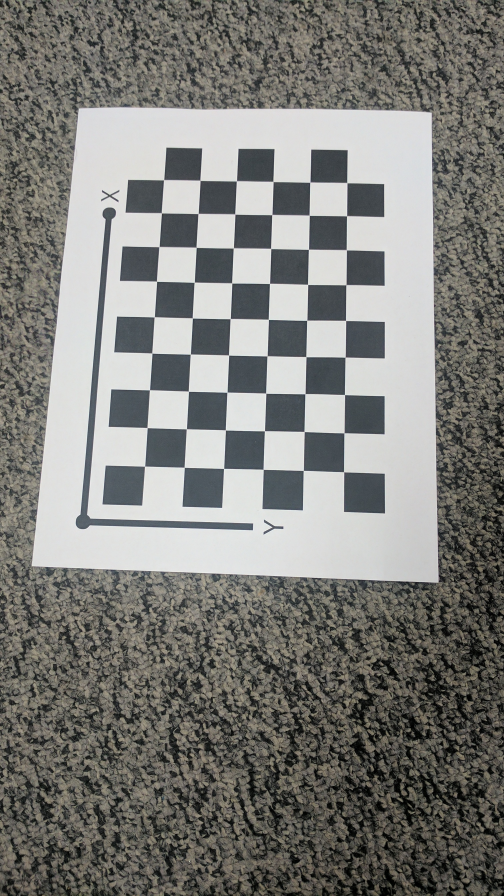
#> input picture data/IMG_20170209_042606.jpg, 1512 x 2688 px (shown at 1/3 size); its folder holds only this picture in this run
$ python main.py
#> lines starting #> are read from the running program, lines starting #| are printed output that depends on the picture
### utils.py
import numpy as np
import cv2
import os

def loadImages(folder_name):
    files = os.listdir(folder_name)
    print("Loading images from ", folder_name)
    images = []
    for f in files:
        # print(f)
        image_path = folder_name + "/" + f
        image = cv2.imread(image_path)
        if image is not None:
            images.append(image)
        else:
            print("Error in loading image ", image)

    return images

# termination criteria
criteria = (cv2.TERM_CRITERIA_EPS + cv2.TERM_CRITERIA_MAX_ITER, 30, 0.001)

def getImagesPoints(imgs, h, w):
    images = imgs.copy()
    all_corners = []
    for image in images:
        gray = cv2.cvtColor(image, cv2.COLOR_BGR2GRAY)
        #Find the chess board corners
        ret, corners = cv2.findChessboardCorners(gray, (w, h), None)
        if ret == True:
            corners2 = cv2.cornerSubPix(gray, corners, (11,11), (-1,-1), criteria)
            corners2 = corners2.reshape(-1,2)
            # corners2 = np.hstack((corners2.reshape(-1,2), np.ones((corners2.shape[0], 1))))
            all_corners.append(corners2)
    return all_corners

def getWorldPoints(square_side, h, w):
    # h, w = [6, 9]
    Yi, Xi = np.indices((h, w))
    offset = 0
    lin_homg_pts = np.stack(((Xi.ravel() + offset) * square_side, (Yi.ravel() + offset) * square_side)).T
    return lin_homg_pts

# [10 lines left out: function displayCorners, not called in this run]

    # cv2.destroyAllWindows()

def getH(set1, set2):
    nrows = set1.shape[0]
    if (nrows < 4):
        print("Need atleast four points to compute SVD.")
        return 0

    x = set1[:, 0]
    y = set1[:, 1]
    xp = set2[:, 0]
    yp = set2[:,1]
    A = []
    for i in range(nrows):
        row1 = np.array([x[i], y[i], 1, 0, 0, 0, -x[i]*xp[i], -y[i]*xp[i], -xp[i]])
        A.append(row1)
        row2 = np.array([0, 0, 0, x[i], y[i], 1, -x[i]*yp[i], -y[i]*yp[i], -yp[i]])
        A.append(row2)

    A = np.array(A)
    U, E, V = np.linalg.svd(A, full_matrices=True)
    H = V[-1, :].reshape((3, 3))
    H = H / H[2,2]
    return H

def getAllH(all_corners, square_side, h, w):
    set1 = getWorldPoints(square_side, h, w)
    all_H = []
    for corners in all_corners:
        set2 = corners
        H = getH(set1, set2)
        # H, _ = cv2.findHomography(set1, set2, cv2.RANSAC, 5.0)
        all_H.append(H)
    return all_H
def extractParamFromA(init_A, init_kc):
    alpha = init_A[0,0]
    gamma = init_A[0,1]
    beta = init_A[1,1]
    u0 = init_A[0,2]
    v0 = init_A[1,2]
    k1 = init_kc[0]
    k2 = init_kc[1]
    k1 = k1.squeeze(0)
    k2 = k2.squeeze(0)

    x0 = np.array([alpha, gamma, beta, u0, v0, k1, k2])
    return x0

def arrangeB(b):
    B = np.zeros((3,3))
    B[0,0] = b[0]
    B[0,1] = b[1]
    B[0,2] = b[3]
    B[1,0] = b[1]
    B[1,1] = b[2]
    B[1,2] = b[4]
    B[2,0] = b[3]
    B[2,1] = b[4]
    B[2,2] = b[5]
    return B
def getVij(hi, hj):
    Vij = np.array([ hi[0]*hj[0], hi[0]*hj[1] + hi[1]*hj[0], hi[1]*hj[1], hi[2]*hj[0] + hi[0]*hj[2], hi[2]*hj[1] + hi[1]*hj[2], hi[2]*hj[2] ])
    return Vij.T
def getV(all_H):
    v = []
    for H in all_H:
        h1 = H[:,0]
        h2 = H[:,1]

        v12 = getVij(h1, h2)
        v11 = getVij(h1, h1)
        v22 = getVij(h2, h2)
        v.append(v12.T)
        v.append((v11 - v22).T)
    return np.array(v)

def getB(all_H):
    v = getV(all_H)
    # vb = 0
    U, sigma, V = np.linalg.svd(v)
    b = V[-1, :]
    print("B matrix is ", b)
    B = arrangeB(b)
    return B
def getA(B):
    v0 = (B[0,1] * B[0,2] - B[0,0] * B[1,2])/(B[0,0] * B[1,1] - B[0,1]**2)
    lamb = B[2,2] - (B[0,2]**2 + v0 * (B[0,1] * B[0,2] - B[0,0] * B[1,2]))/B[0,0]
    alpha = np.sqrt(lamb/B[0,0])
    beta = np.sqrt(lamb * (B[0,0]/(B[0,0] * B[1,1] - B[0,1]**2)))
    gamma = -(B[0,1] * alpha**2 * beta) / lamb
    u0 = (gamma * v0 / beta) - (B[0,2] * alpha**2 / lamb)

    A = np.array([[alpha, gamma, u0], [0, beta, v0], [0, 0, 1]])
    return A
def getRotationAndTrans(A, all_H):
    all_RT = []
    for H in all_H:
        h1 = H[:, 0]
        h2 = H[:, 1]
        h3 = H[:, 2]
        lamb = np.linalg.norm(np.dot(np.linalg.inv(A), h1), 2)

        r1 = np.dot(np.linalg.inv(A), h1) / lamb
        r2 = np.dot(np.linalg.inv(A), h2) / lamb
        r3 = np.cross(r1, r2)
        t = np.dot(np.linalg.inv(A), h3) / lamb
        RT = np.vstack((r1, r2, r3, t)).T
        all_RT.append(RT)

    return all_RT
# [118 lines left out: functions retrieveA, reprojectPointsAndGetError, lossFunc, not called in this run]

### main.py
import numpy as np
import cv2
import scipy
import math
import matplotlib.pyplot as plt
from utils import (loadImages, getImagesPoints, getWorldPoints, displayCorners, getAllH,
                   getB, getA, getRotationAndTrans, extractParamFromA, lossFunc, retrieveA,
                   reprojectPointsAndGetError)

def main():
    square_side = 12.5
    folder_name = "./data"
    save_folder = "./output"
    images = loadImages(folder_name)
#> in loadImages, image is the input picture: shape (2688, 1512, 3); mean B, G, R 121.3, 125.2, 125.3
#> images = 1 item
    h, w = [6,9]
    all_image_corners = getImagesPoints(images, h, w)
#> the loop in getImagesPoints, `for image in images:` made 1 pass
#> ret on pass 1: True
#> after the loop in getImagesPoints, `for image in images:`: all_corners = 1 point arrays, longest 54 points
#> all_image_corners = 1 point arrays, longest 54 points
    world_corners = getWorldPoints(square_side, h, w)

    # displayCorners(images, all_image_corners, h, w)

    print("Calculating H for %d images", len(images))
#| Calculating H for %d images 1
    all_H_init = getAllH(all_image_corners, square_side, h, w)
#> the loop in getAllH, `for corners in all_corners:` made 1 pass
#> nrows in getH on pass 1: 54
#> pass 1, in getH, `U, E, V = np.linalg.svd(A, full_matrices=True)`:
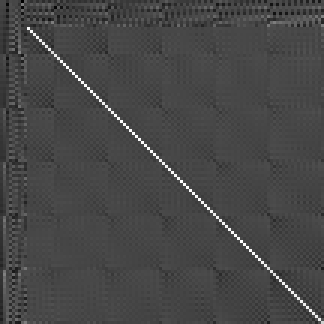
#> U: shape (108, 108) float64 (shown 3 times larger); min -0.378, max 0.977, mean -0.00145; drawn with min black and max white
#> after the loop in getAllH, `for corners in all_corners:`: all_H = [[[1, 9.39, 434.1], [-8.12, 0.0391, 1399.5], [0.000871, -0.000162, 1]]]
#> all_H_init has the same summary as all_H in getAllH
    print("Calculating B")
    B_init = getB(all_H_init)
#> the loop in getV, `for H in all_H:` made 1 pass
#> (h1, h2, v12, v11, v22) on pass 1: ([1, -8.12, 0.000871], [9.39, 0.0391, -0.000162], [9.42, -76.26, -0.317, 0.00802, 0.00135, -1.41e-07], [1.01, -16.29, 65.95, 0.00175, -0.0141, 7.58e-07], [88.26, 0.734, 0.00153, -0.00305, -1.27e-05, 2.63e-08])
#> after the loop in getV, `for H in all_H:`: v = [[9.42, -76.26, -0.317, 0.00802, 0.00135, -1.41e-07], [-87.26, -17.02, 65.95, 0.00479, -0.0141, 7.32e-07]]
#> in getB, `U, sigma, V = np.linalg.svd(v)`: U = [[0.0711, 0.997], [0.997, -0.0711]]; sigma = [110.8, 76.62]; V = [[-0.779, -0.202, 0.593, 4.83e-05, -0.000126, 6.5e-09], [0.204, -0.977, -0.0654, 9.99e-05, 3.07e-05, -2.52e-09], [0.593, 0.0699, 0.802, 1.83e-05, 4.76e-05, -2.75e-09], [6.4e-06, 0.000106, -3.68e-05, 1, 7.3e-09, -3.46e-13], [-0.000133, 1.13e-06, 3.88e-05, -5.15e-09, 1, 5.67e-13], [7.21e-09, -9.53e-10, -1.81e-09, 3.34e-13, 4.62e-13, 1]]
#> in getB, `b = V[-1, :]`: b = [7.21e-09, -9.53e-10, -1.81e-09, 3.34e-13, 4.62e-13, 1]
#| B matrix is  [ 7.20610758e-09 -9.52858709e-10 -1.80965993e-09  3.34313212e-13
#|   4.62009228e-13  1.00000000e+00]
#> in getB, `B = arrangeB(b)`: B = [[7.21e-09, -9.53e-10, 3.34e-13], [-9.53e-10, -1.81e-09, 4.62e-13], [3.34e-13, 4.62e-13, 1]]
#> B_init has the same summary as B in getB
    print("Estimated B = ", B_init)
#| Estimated B =  [[ 7.20610758e-09 -9.52858709e-10  3.34313212e-13]
#|  [-9.52858709e-10 -1.80965993e-09  4.62009228e-13]
#|  [ 3.34313212e-13  4.62009228e-13  1.00000000e+00]]
    print("Calculating A")
    A_init = getA(B_init)
#> in getA, `v0 = (B[0,1] * B[0,2] - B[0,0] * B[1,2])/(B[0,0] * B[1,1] - B[0,1]**2)`: v0 = 0.000262
#> in getA, `lamb = B[2,2] - (B[0,2]**2 + v0 * (B[0,1] * B[0,2] - B[0,0] * B[1,2]))..`: lamb = 1
#> in getA, `alpha = np.sqrt(lamb/B[0,0])`: alpha = 11780.1
#> in getA, `beta = np.sqrt(lamb * (B[0,0]/(B[0,0] * B[1,1] - B[0,1]**2)))`: beta = nan
#> in getA, `A = np.array([[alpha, gamma, u0], [0, beta, v0], [0, 0, 1]])`: A = [[11780.1, nan, nan], [0, nan, 0.000262], [0, 0, 1]]
#> A_init has the same summary as A in getA
    print("Initialized A = ",A_init)
#| Initialized A =  [[1.17801177e+04            nan            nan]
#|  [0.00000000e+00            nan 2.61521309e-04]
#|  [0.00000000e+00 0.00000000e+00 1.00000000e+00]]
    print("Calculating rotation and translation")
    all_RT_init = getRotationAndTrans(A_init, all_H_init)
#> the loop in getRotationAndTrans, `for H in all_H:` made 1 pass
#> (h1, h2, h3, lamb, r1, r2, r3, t) on pass 1: ([1, -8.12, 0.000871], [9.39, 0.0391, -0.000162], [434.1, 1399.5, 1], nan, [nan, nan, nan], [nan, nan, nan], [nan, nan, nan], [nan, nan, nan])
#> after the loop in getRotationAndTrans, `for H in all_H:`: all_RT = [[[nan, nan, nan, nan], [nan, nan, nan, nan], [nan, nan, nan, nan]]]
#> all_RT_init has the same summary as all_RT in getRotationAndTrans
    print("Init Kc")
    kc_init = np.array([0,0]).reshape(2,1)
    print("Initialized kc = ", kc_init)

    print("Optimizing ...")
    x0 = extractParamFromA(A_init, kc_init)
#> in extractParamFromA, `alpha = init_A[0,0]`: alpha = 11780.1
#> in extractParamFromA, `gamma = init_A[0,1]`: gamma = nan
#> in extractParamFromA, `v0 = init_A[1,2]`: v0 = 0.000262
#> in extractParamFromA, `x0 = np.array([alpha, gamma, beta, u0, v0, k1, k2])`: x0 = [11780.1, nan, nan, nan, 0.000262, 0, 0]
#> x0 = [11780.1, nan, nan, nan, 0.000262, 0, 0]

#> (the run stopped early here; a loop or call above may not have finished)

$ run again, on data/IMG_20170209_042614.jpg
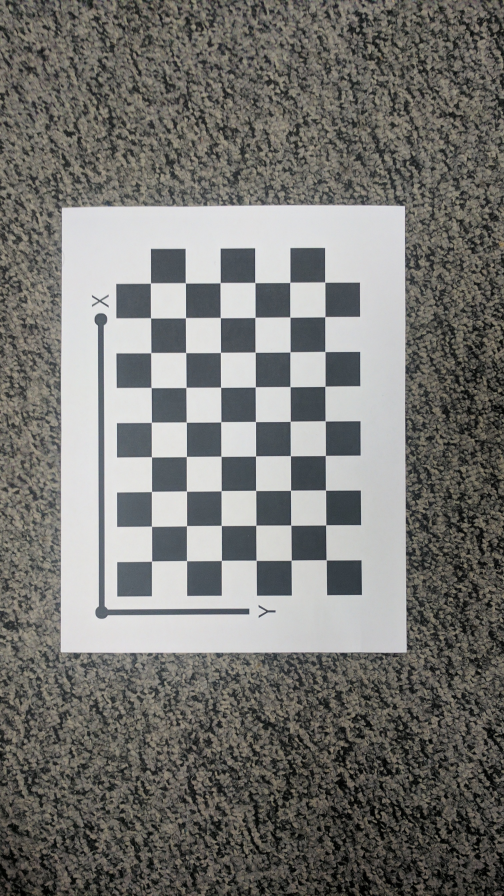
#> input picture data/IMG_20170209_042614.jpg, 1512 x 2688 px (shown at 1/3 size)
#> in loadImages, image is the input picture: shape (2688, 1512, 3); mean B, G, R 114, 117.7, 118.3
#> in main, `images = loadImages(folder_name)`: images = 1 item
#> the loop in getImagesPoints, `for image in images:` made 1 pass
#> ret on pass 1: True
#> after the loop in getImagesPoints, `for image in images:`: all_corners = 1 point arrays, longest 54 points
#| Calculating H for %d images 1
#> the loop in getAllH, `for corners in all_corners:` made 1 pass
#> nrows in getH on pass 1: 54
#> pass 1, in getH, `U, E, V = np.linalg.svd(A, full_matrices=True)`:
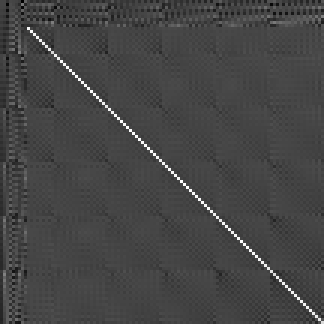
#> U: shape (108, 108) float64 (shown 3 times larger); min -0.367, max 0.977, mean -0.00126; drawn with min black and max white
#> after the loop in getAllH, `for corners in all_corners:`: all_H = [[[-0.0444, 8.34, 456.6], [-8.33, -0.058, 1683.3], [-9.59e-06, -3.24e-07, 1]]]
#> all_H_init has the same summary as all_H in getAllH
#> the loop in getV, `for H in all_H:` made 1 pass
#> (h1, h2, v12, v11, v22) on pass 1: ([-0.0444, -8.33, -9.59e-06], [8.34, -0.058, -3.24e-07], [-0.37, -69.51, 0.484, -8e-05, 3.25e-06, 3.11e-12], [0.00197, 0.739, 69.41, 8.51e-07, 0.00016, 9.19e-11], [69.63, -0.969, 0.00337, -5.41e-06, 3.76e-08, 1.05e-13])
#> after the loop in getV, `for H in all_H:`: v = [[-0.37, -69.51, 0.484, -8e-05, 3.25e-06, 3.11e-12], [-69.63, 1.71, 69.4, 6.26e-06, 0.00016, 9.18e-11]]
#> in getB, `U, sigma, V = np.linalg.svd(v)`: U = [[-0.0123, 1], [1, 0.0123]]; sigma = [98.33, 69.51]; V = [[-0.708, 0.026, 0.706, 7.36e-08, 1.62e-06, 9.34e-13], [-0.0176, -1, 0.0192, -1.15e-06, 7.5e-08, 6.09e-14], [0.706, 0.00117, 0.708, 4.54e-07, -6.84e-07, -4.01e-13], [-2.89e-07, -1.15e-06, -3.52e-07, 1, -7.9e-13, -4.43e-19], [1.63e-06, 3.35e-08, -6.63e-07, 1.07e-12, 1, -9.12e-19], [9.45e-13, 3.7e-14, -3.76e-13, 6.26e-19, -8.83e-19, 1]]
#> b = [9.45e-13, 3.7e-14, -3.76e-13, 6.26e-19, -8.83e-19, 1]
#| B matrix is  [ 9.45040668e-13  3.70266058e-14 -3.76055033e-13  6.26178596e-19
#|  -8.83143703e-19  1.00000000e+00]
#> B = [[9.45e-13, 3.7e-14, 6.26e-19], [3.7e-14, -3.76e-13, -8.83e-19], [6.26e-19, -8.83e-19, 1]]
#> B_init has the same summary as B in getB
#| Estimated B =  [[ 9.45040668e-13  3.70266058e-14  6.26178596e-19]
#|  [ 3.70266058e-14 -3.76055033e-13 -8.83143703e-19]
#|  [ 6.26178596e-19 -8.83143703e-19  1.00000000e+00]]
#> in getA, `v0 = (B[0,1] * B[0,2] - B[0,0] * B[1,2])/(B[0,0] * B[1,1] - B[0,1]**2)`: v0 = -2.4e-06
#> in getA, `lamb = B[2,2] - (B[0,2]**2 + v0 * (B[0,1] * B[0,2] - B[0,0] * B[1,2]))..`: lamb = 1
#> in getA, `alpha = np.sqrt(lamb/B[0,0])`: alpha = 1028666.9
#> in getA, `beta = np.sqrt(lamb * (B[0,0]/(B[0,0] * B[1,1] - B[0,1]**2)))`: beta = nan
#> A = [[1028666.9, nan, nan], [0, nan, -2.4e-06], [0, 0, 1]]
#> A_init has the same summary as A in getA
#| Initialized A =  [[ 1.02866687e+06             nan             nan]
#|  [ 0.00000000e+00             nan -2.40440673e-06]
#|  [ 0.00000000e+00  0.00000000e+00  1.00000000e+00]]
#> the loop in getRotationAndTrans, `for H in all_H:` made 1 pass
#> (h1, h2, h3, lamb, r1, r2, r3, t) on pass 1: ([-0.0444, -8.33, -9.59e-06], [8.34, -0.058, -3.24e-07], [456.6, 1683.3, 1], nan, [nan, nan, nan], [nan, nan, nan], [nan, nan, nan], [nan, nan, nan])
#> after the loop in getRotationAndTrans, `for H in all_H:`: all_RT = [[[nan, nan, nan, nan], [nan, nan, nan, nan], [nan, nan, nan, nan]]]
#> all_RT_init has the same summary as all_RT in getRotationAndTrans
#> in extractParamFromA, `alpha = init_A[0,0]`: alpha = 1028666.9
#> in extractParamFromA, `gamma = init_A[0,1]`: gamma = nan
#> in extractParamFromA, `v0 = init_A[1,2]`: v0 = -2.4e-06
#> in extractParamFromA, `x0 = np.array([alpha, gamma, beta, u0, v0, k1, k2])`: x0 = [1028666.9, nan, nan, nan, -2.4e-06, 0, 0]

$ run again, on data/IMG_20170209_042616.jpg
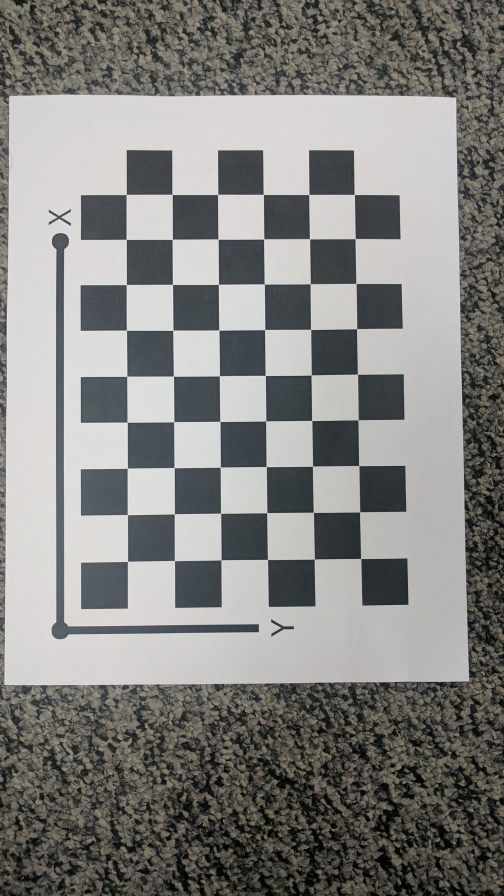
#> input picture data/IMG_20170209_042616.jpg, 1512 x 2688 px (shown at 1/3 size)
#> in loadImages, image is the input picture: shape (2688, 1512, 3); mean B, G, R 128.3, 130.7, 131
#> in main, `images = loadImages(folder_name)`: images = 1 item
#> the loop in getImagesPoints, `for image in images:` made 1 pass
#> ret on pass 1: True
#> after the loop in getImagesPoints, `for image in images:`: all_corners = 1 point arrays, longest 54 points
#| Calculating H for %d images 1
#> the loop in getAllH, `for corners in all_corners:` made 1 pass
#> nrows in getH on pass 1: 54
#> pass 1, in getH, `U, E, V = np.linalg.svd(A, full_matrices=True)`:
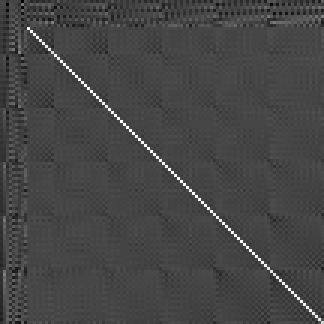
#> U: shape (108, 108) float64 (shown 3 times larger); min -0.371, max 0.979, mean -0.00142; drawn with min black and max white
#> after the loop in getAllH, `for corners in all_corners:`: all_H = [[[0.0258, 11.28, 383.9], [-10.88, 0.04, 1684.5], [0.000196, 0.000109, 1]]]
#> all_H_init has the same summary as all_H in getAllH
#> the loop in getV, `for H in all_H:` made 1 pass
#> (h1, h2, v12, v11, v22) on pass 1: ([0.0258, -10.88, 0.000196], [11.28, 0.04, 0.000109], [0.291, -122.8, -0.436, 0.00221, -0.00118, 2.13e-08], [0.000663, -0.561, 118.5, 1.01e-05, -0.00427, 3.84e-08], [127.3, 0.903, 0.0016, 0.00245, 8.7e-06, 1.18e-08])
#> after the loop in getV, `for H in all_H:`: v = [[0.291, -122.8, -0.436, 0.00221, -0.00118, 2.13e-08], [-127.3, -1.46, 118.5, -0.00244, -0.00427, 2.66e-08]]
#> in getB, `U, sigma, V = np.linalg.svd(v)`: U = [[0.00601, 1], [1, -0.00601]]; sigma = [173.9, 122.8]; V = [[-0.732, -0.0127, 0.681, -1.4e-05, -2.46e-05, 1.54e-10], [0.0086, -1, -0.00935, 1.81e-05, -9.36e-06, 1.72e-10], [0.681, -0.000986, 0.732, 1.26e-05, 5.83e-06, 8.77e-12], [-1.9e-05, 1.8e-05, 4.4e-07, 1, 1.64e-10, -3.13e-15], [-2.19e-05, -9.66e-06, 1.24e-05, -4.12e-10, 1, 1.28e-15], [1.05e-10, 1.74e-10, -1.09e-10, 2.04e-15, 4.07e-15, 1]]
#> b = [1.05e-10, 1.74e-10, -1.09e-10, 2.04e-15, 4.07e-15, 1]
#| B matrix is  [ 1.05034518e-10  1.74083502e-10 -1.09461683e-10  2.04264893e-15
#|   4.06614544e-15  1.00000000e+00]
#> B = [[1.05e-10, 1.74e-10, 2.04e-15], [1.74e-10, -1.09e-10, 4.07e-15], [2.04e-15, 4.07e-15, 1]]
#> B_init has the same summary as B in getB
#| Estimated B =  [[ 1.05034518e-10  1.74083502e-10  2.04264893e-15]
#|  [ 1.74083502e-10 -1.09461683e-10  4.06614544e-15]
#|  [ 2.04264893e-15  4.06614544e-15  1.00000000e+00]]
#> in getA, `v0 = (B[0,1] * B[0,2] - B[0,0] * B[1,2])/(B[0,0] * B[1,1] - B[0,1]**2)`: v0 = 1.71e-06
#> in getA, `lamb = B[2,2] - (B[0,2]**2 + v0 * (B[0,1] * B[0,2] - B[0,0] * B[1,2]))..`: lamb = 1
#> in getA, `alpha = np.sqrt(lamb/B[0,0])`: alpha = 97574
#> in getA, `beta = np.sqrt(lamb * (B[0,0]/(B[0,0] * B[1,1] - B[0,1]**2)))`: beta = nan
#> A = [[97574, nan, nan], [0, nan, 1.71e-06], [0, 0, 1]]
#| Initialized A =  [[9.75739702e+04            nan            nan]
#|  [0.00000000e+00            nan 1.71029133e-06]
#|  [0.00000000e+00 0.00000000e+00 1.00000000e+00]]
#> the loop in getRotationAndTrans, `for H in all_H:` made 1 pass
#> (h1, h2, h3, lamb, r1, r2, r3, t) on pass 1: ([0.0258, -10.88, 0.000196], [11.28, 0.04, 0.000109], [383.9, 1684.5, 1], nan, [nan, nan, nan], [nan, nan, nan], [nan, nan, nan], [nan, nan, nan])
#> after the loop in getRotationAndTrans, `for H in all_H:`: all_RT = [[[nan, nan, nan, nan], [nan, nan, nan, nan], [nan, nan, nan, nan]]]
#> all_RT_init has the same summary as all_RT in getRotationAndTrans
#> in extractParamFromA, `alpha = init_A[0,0]`: alpha = 97574
#> in extractParamFromA, `gamma = init_A[0,1]`: gamma = nan
#> in extractParamFromA, `v0 = init_A[1,2]`: v0 = 1.71e-06
#> in extractParamFromA, `x0 = np.array([alpha, gamma, beta, u0, v0, k1, k2])`: x0 = [97574, nan, nan, nan, 1.71e-06, 0, 0]

$ run again, on data/IMG_20170209_042619.jpg
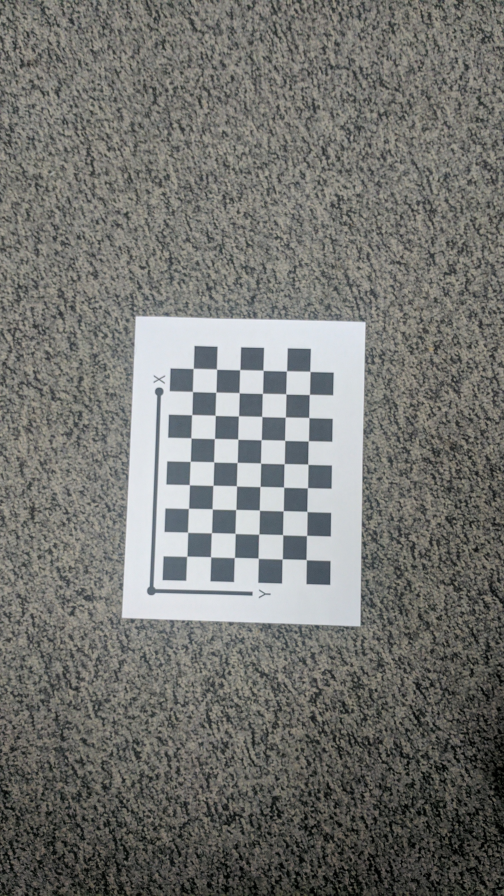
#> input picture data/IMG_20170209_042619.jpg, 1512 x 2688 px (shown at 1/3 size)
#> in loadImages, image is the input picture: shape (2688, 1512, 3); mean B, G, R 112.9, 116.6, 116.1
#> in main, `images = loadImages(folder_name)`: images = 1 item
#> the loop in getImagesPoints, `for image in images:` made 1 pass
#> ret on pass 1: True
#> after the loop in getImagesPoints, `for image in images:`: all_corners = 1 point arrays, longest 54 points
#| Calculating H for %d images 1
#> the loop in getAllH, `for corners in all_corners:` made 1 pass
#> nrows in getH on pass 1: 54
#> pass 1, in getH, `U, E, V = np.linalg.svd(A, full_matrices=True)`:
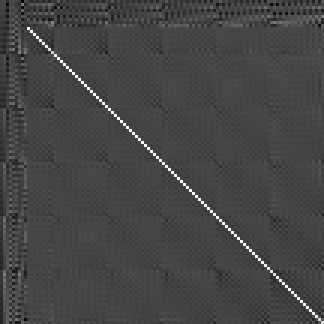
#> U: shape (108, 108) float64 (shown 3 times larger); min -0.367, max 0.978, mean -0.00115; drawn with min black and max white
#> after the loop in getAllH, `for corners in all_corners:`: all_H = [[[0.339, 5.67, 561.6], [-5.34, 0.0813, 1669], [0.000247, -4.85e-05, 1]]]
#> all_H_init has the same summary as all_H in getAllH
#> the loop in getV, `for H in all_H:` made 1 pass
#> (h1, h2, v12, v11, v22) on pass 1: ([0.339, -5.34, 0.000247], [5.67, 0.0813, -4.85e-05], [1.92, -30.29, -0.435, 0.00138, 0.000279, -1.2e-08], [0.115, -3.62, 28.56, 0.000167, -0.00264, 6.09e-08], [32.18, 0.923, 0.00662, -0.00055, -7.89e-06, 2.35e-09])
#> after the loop in getV, `for H in all_H:`: v = [[1.92, -30.29, -0.435, 0.00138, 0.000279, -1.2e-08], [-32.07, -4.55, 28.55, 0.000717, -0.00263, 5.86e-08]]
#> in getB, `U, sigma, V = np.linalg.svd(v)`: U = [[0.067, 0.998], [0.998, -0.067]]; sigma = [43.23, 30.28]; V = [[-0.737, -0.152, 0.658, 1.87e-05, -6.03e-05, 1.33e-09], [0.134, -0.988, -0.0775, 4.4e-05, 1.5e-05, -5.24e-10], [0.662, 0.0313, 0.749, 1.11e-05, 2.61e-05, -6.54e-10], [4.94e-07, 4.6e-05, -1.72e-05, 1, 1.46e-09, -2.93e-14], [-6.38e-05, 4.86e-06, 2.13e-05, -1.28e-09, 1, 5.81e-14], [1.49e-09, -2.94e-10, -4.29e-10, 3.47e-14, 4.73e-14, 1]]
#> b = [1.49e-09, -2.94e-10, -4.29e-10, 3.47e-14, 4.73e-14, 1]
#| B matrix is  [ 1.48656383e-09 -2.94493960e-10 -4.28753262e-10  3.46603764e-14
#|   4.72838195e-14  1.00000000e+00]
#> B = [[1.49e-09, -2.94e-10, 3.47e-14], [-2.94e-10, -4.29e-10, 4.73e-14], [3.47e-14, 4.73e-14, 1]]
#> B_init has the same summary as B in getB
#| Estimated B =  [[ 1.48656383e-09 -2.94493960e-10  3.46603764e-14]
#|  [-2.94493960e-10 -4.28753262e-10  4.72838195e-14]
#|  [ 3.46603764e-14  4.72838195e-14  1.00000000e+00]]
#> in getA, `v0 = (B[0,1] * B[0,2] - B[0,0] * B[1,2])/(B[0,0] * B[1,1] - B[0,1]**2)`: v0 = 0.000111
#> in getA, `lamb = B[2,2] - (B[0,2]**2 + v0 * (B[0,1] * B[0,2] - B[0,0] * B[1,2]))..`: lamb = 1
#> in getA, `alpha = np.sqrt(lamb/B[0,0])`: alpha = 25936.3
#> in getA, `beta = np.sqrt(lamb * (B[0,0]/(B[0,0] * B[1,1] - B[0,1]**2)))`: beta = nan
#> A = [[25936.3, nan, nan], [0, nan, 0.000111], [0, 0, 1]]
#> A_init has the same summary as A in getA
#| Initialized A =  [[2.59363118e+04            nan            nan]
#|  [0.00000000e+00            nan 1.11169943e-04]
#|  [0.00000000e+00 0.00000000e+00 1.00000000e+00]]
#> the loop in getRotationAndTrans, `for H in all_H:` made 1 pass
#> (h1, h2, h3, lamb, r1, r2, r3, t) on pass 1: ([0.339, -5.34, 0.000247], [5.67, 0.0813, -4.85e-05], [561.6, 1669, 1], nan, [nan, nan, nan], [nan, nan, nan], [nan, nan, nan], [nan, nan, nan])
#> after the loop in getRotationAndTrans, `for H in all_H:`: all_RT = [[[nan, nan, nan, nan], [nan, nan, nan, nan], [nan, nan, nan, nan]]]
#> all_RT_init has the same summary as all_RT in getRotationAndTrans
#> in extractParamFromA, `alpha = init_A[0,0]`: alpha = 25936.3
#> in extractParamFromA, `gamma = init_A[0,1]`: gamma = nan
#> in extractParamFromA, `v0 = init_A[1,2]`: v0 = 0.000111
#> in extractParamFromA, `x0 = np.array([alpha, gamma, beta, u0, v0, k1, k2])`: x0 = [25936.3, nan, nan, nan, 0.000111, 0, 0]
